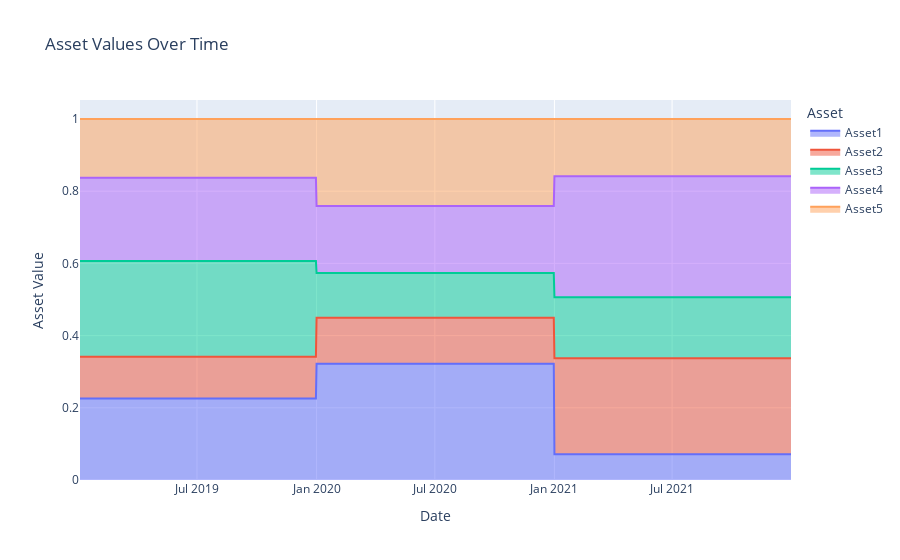

The code cell stored with this chart in its notebook:
### Code cell
import plotly.express as px

fig = px.area(
    weight_df_melted,
    x='date',
    y='Value',
    color='Asset',
    title="Asset Values Over Time",
    labels={"date": "Date", "Value": "Asset Value", "Asset": "Asset"}
)

fig.show()

### Figure 1 — Plotly figure (JSON) as saved in the notebook; plotly's stock layout.template omitted (floating-point values rounded to 4 significant figures; data arrays with more than 128 entries replaced by an {"elided": "..."} marker saying what was removed)
{"data": [{"fillpattern": {"shape": ""}, "hovertemplate": "Asset=Asset1<br>Date=%{x}<br>Asset Value=%{y}<extra></extra>", "legendgroup": "Asset1", "line": {"color": "#636efa"}, "marker": {"symbol": "circle"}, "mode": "lines", "name": "Asset1", "orientation": "v", "showlegend": true, "stackgroup": "1", "type": "scatter", "x": {"elided": "783 str values"}, "xaxis": "x", "y": {"elided": "783 float values"}, "yaxis": "y"}, {"fillpattern": {"shape": ""}, "hovertemplate": "Asset=Asset2<br>Date=%{x}<br>Asset Value=%{y}<extra></extra>", "legendgroup": "Asset2", "line": {"color": "#EF553B"}, "marker": {"symbol": "circle"}, "mode": "lines", "name": "Asset2", "orientation": "v", "showlegend": true, "stackgroup": "1", "type": "scatter", "x": {"elided": "783 str values"}, "xaxis": "x", "y": {"elided": "783 float values"}, "yaxis": "y"}, {"fillpattern": {"shape": ""}, "hovertemplate": "Asset=Asset3<br>Date=%{x}<br>Asset Value=%{y}<extra></extra>", "legendgroup": "Asset3", "line": {"color": "#00cc96"}, "marker": {"symbol": "circle"}, "mode": "lines", "name": "Asset3", "orientation": "v", "showlegend": true, "stackgroup": "1", "type": "scatter", "x": {"elided": "783 str values"}, "xaxis": "x", "y": {"elided": "783 float values"}, "yaxis": "y"}, {"fillpattern": {"shape": ""}, "hovertemplate": "Asset=Asset4<br>Date=%{x}<br>Asset Value=%{y}<extra></extra>", "legendgroup": "Asset4", "line": {"color": "#ab63fa"}, "marker": {"symbol": "circle"}, "mode": "lines", "name": "Asset4", "orientation": "v", "showlegend": true, "stackgroup": "1", "type": "scatter", "x": {"elided": "783 str values"}, "xaxis": "x", "y": {"elided": "783 float values"}, "yaxis": "y"}, {"fillpattern": {"shape": ""}, "hovertemplate": "Asset=Asset5<br>Date=%{x}<br>Asset Value=%{y}<extra></extra>", "legendgroup": "Asset5", "line": {"color": "#FFA15A"}, "marker": {"symbol": "circle"}, "mode": "lines", "name": "Asset5", "orientation": "v", "showlegend": true, "stackgroup": "1", "type": "scatter", "x": {"elided": "783 str values"}, "xaxis": "x", "y": {"elided": "783 float values"}, "yaxis": "y"}], "layout": {"legend": {"title": {"text": "Asset"}, "tracegroupgap": 0}, "title": {"text": "Asset Values Over Time"}, "xaxis": {"anchor": "y", "domain": [0, 1], "title": {"text": "Date"}}, "yaxis": {"anchor": "x", "domain": [0, 1], "title": {"text": "Asset Value"}}}}
